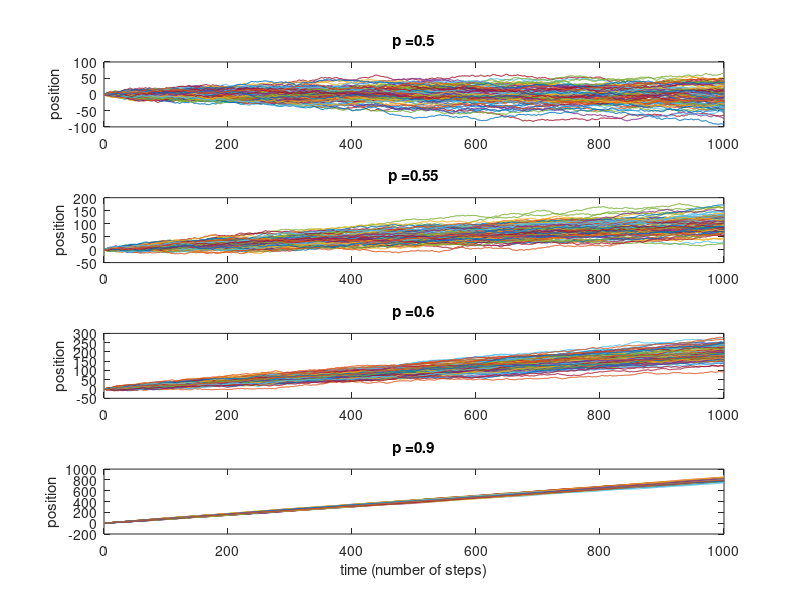

MATLAB code to generate this figure:
%This script will perform a stochastic 'random' walk with a varying degree
%of bias in the probability of taking a step. In our previous simulations,
%we have asserted that the probability of taking a step to the left or to
%the right is equal. This yields a random direction of motion. However,
%even if we mildy change the bias in the coin flip. we can get something
%that is very reminiscent of directed motion. But let's prove it to
%ourselves! We'll start by defining some parameters. 
n_steps = 1000;
n_simulations = 100;
p = [0.5, 0.55, 0.6, 0.9]; %Bias of coin flips.  

%We will want to plot all of the trajectories, so we'll just make our time
%vector now. 
time = 1:1:n_steps;

%For this simulation, we will want to iterate through each probability,
%simulation, and step. This will have to be a three-layered for loop.
for i=1:length(p); 
    for j=1:n_simulations;
        %We want to mark our initial position for each simulation.
        position = 0;
        for k=1:n_steps;
            %Do a coin flip. 
            flip = rand();
        
            %Now test if that coin flip makes us step right or left. 
            if flip < p(i);
                position = position + 1;
            else
                position = position - 1; 
            end
        
            %Now we just have to store the displacement at each step.
            displacement(k) = position;
        end
    
      %We will set this up so our plot is actually a single figure with
      %separate axes. This is called a 'subplot' and is a useful way of
      %displaying different plots at once. 
      subplot(length(p),1,i);
      
      %The above syntax can be a little confusing. This means that a
      %subplot with the same number of axes as the number of values of p
      %will be generated in a single column. For each value of p (our index
      %'i'), we will plot our trajectories on that specific axis. 
      plot(time, displacement);
      title(['p =' num2str(p(i))]); %Add a title so we know what is what. 
                                %'str' makes our variable a string. 
      ylabel('position'); %We'll add the ylabel here for each plot. 
    hold on;
    end
end

%Now that we have run our simulation, let's label our plot and take a
%look!
xlabel('time (number of steps)');
hold off
    
